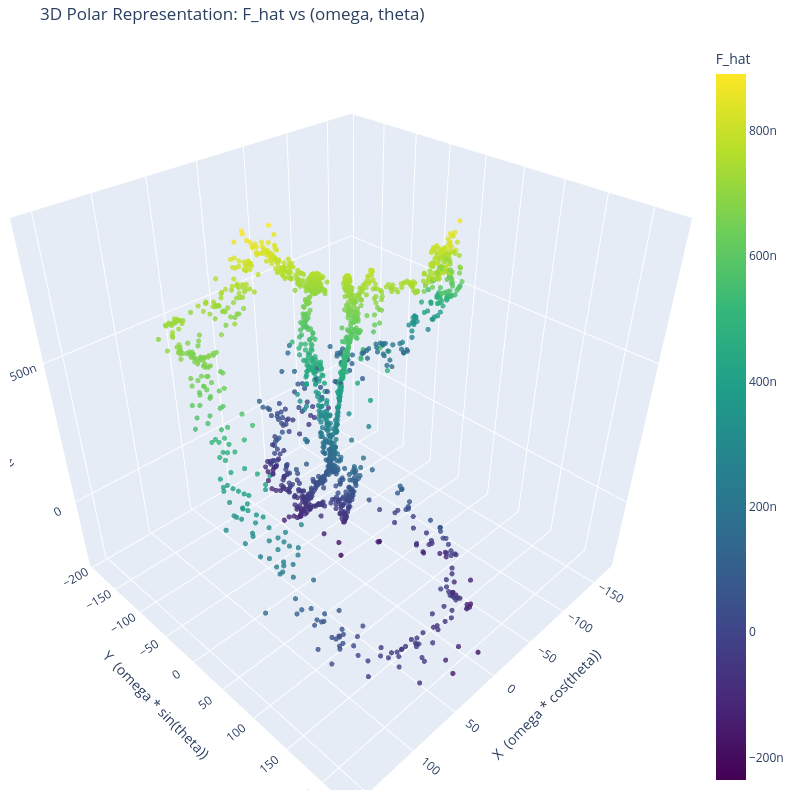

Notebook source saved alongside this figure:
### Code cell
# Interactive 3D Polar Representation Plot
import plotly.graph_objects as go
import pandas as pd
import numpy as np

# --- Create the correct polar projection ---
# Here, we map (theta, omega) to a polar layout on the X-Y plane.
# omega -> radius (r)
# theta -> angle (phi)
r = X_clean[:, 1]

# Convert polar coordinates to Cartesian for plotting
x_new = r * X_improved[:, 0]
y_new = r * X_improved[:, 1]
z_new = y_pred_mlp

# Create the figure
fig = go.Figure(data=[go.Scatter3d(
    x=x_new,
    y=y_new,
    z=z_new,
    mode='markers',
    marker=dict(
        size=3,
        color=z_new,                # set color to the z-axis value (f_hat)
        colorscale='Viridis',       # choose a colorscale
        colorbar=dict(title='F_hat'),
        opacity=0.8
    )
)])

# Update the layout for a clean, square plot
fig.update_layout(
    title='3D Polar Representation: F_hat vs (omega, theta)',
    width=800,
    height=800,
    scene=dict(
        xaxis_title='X  (omega * cos(theta))',
        yaxis_title='Y  (omega * sin(theta))',
        zaxis_title='Z  (F_hat)'
    ),
    margin=dict(r=20, b=10, l=10, t=40)
)

fig.show()

### Figure 1 — Plotly figure (JSON) as saved in the notebook; plotly's stock layout.template omitted (floating-point values rounded to 4 significant figures; data arrays with more than 128 entries replaced by an {"elided": "..."} marker saying what was removed)
{"data": [{"marker": {"color": {"elided": "1658 float values"}, "colorbar": {"title": {"text": "F_hat"}}, "colorscale": [[0, "#440154"], [0.1111, "#482878"], [0.2222, "#3e4989"], [0.3333, "#31688e"], [0.4444, "#26828e"], [0.5556, "#1f9e89"], [0.6667, "#35b779"], [0.7778, "#6ece58"], [0.8889, "#b5de2b"], [1, "#fde725"]], "opacity": 0.8, "size": 3}, "mode": "markers", "type": "scatter3d", "x": {"elided": "1658 float values"}, "y": {"elided": "1658 float values"}, "z": {"elided": "1658 float values"}}], "layout": {"height": 800, "margin": {"b": 10, "l": 10, "r": 20, "t": 40}, "scene": {"xaxis": {"title": {"text": "X  (omega * cos(theta))"}}, "yaxis": {"title": {"text": "Y  (omega * sin(theta))"}}, "zaxis": {"title": {"text": "Z  (F_hat)"}}}, "title": {"text": "3D Polar Representation: F_hat vs (omega, theta)"}, "width": 800}}
